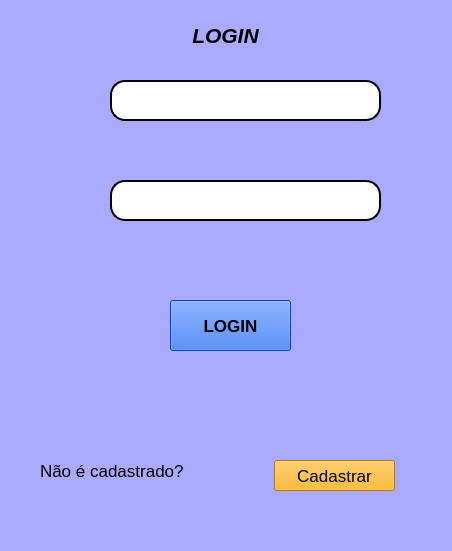
<?xml version="1.0" encoding="UTF-8"?>
<ui version="4.0">
 <class>MainWindow</class>
 <widget class="QMainWindow" name="MainWindow">
  <property name="geometry">
   <rect>
    <x>0</x>
    <y>0</y>
    <width>452</width>
    <height>551</height>
   </rect>
  </property>
  <property name="windowTitle">
   <string>MainWindow</string>
  </property>
  <property name="styleSheet">
   <string notr="true">background-color: rgb(170, 170, 255);</string>
  </property>
  <widget class="QWidget" name="centralwidget">
   <widget class="QPushButton" name="pushButton">
    <property name="geometry">
     <rect>
      <x>170</x>
      <y>300</y>
      <width>121</width>
      <height>51</height>
     </rect>
    </property>
    <property name="font">
     <font>
      <pointsize>13</pointsize>
      <weight>75</weight>
      <bold>true</bold>
     </font>
    </property>
    <property name="styleSheet">
     <string notr="true">background-color: rgb(0, 85, 255);</string>
    </property>
    <property name="text">
     <string>LOGIN</string>
    </property>
   </widget>
   <widget class="QLineEdit" name="lineEdit">
    <property name="geometry">
     <rect>
      <x>110</x>
      <y>80</y>
      <width>271</width>
      <height>41</height>
     </rect>
    </property>
    <property name="font">
     <font>
      <pointsize>15</pointsize>
      <weight>75</weight>
      <bold>true</bold>
     </font>
    </property>
    <property name="styleSheet">
     <string notr="true">background-color: rgb(255, 255, 255);
border-radius: 15px;
border-style: outset;
border-width: 2px;</string>
    </property>
   </widget>
   <widget class="QLineEdit" name="lineEdit_2">
    <property name="geometry">
     <rect>
      <x>110</x>
      <y>180</y>
      <width>271</width>
      <height>41</height>
     </rect>
    </property>
    <property name="styleSheet">
     <string notr="true">background-color: rgb(255, 255, 255);
border-radius: 15px;
border-style: outset;
border-width: 2px;</string>
    </property>
   </widget>
   <widget class="QLabel" name="label">
    <property name="geometry">
     <rect>
      <x>40</x>
      <y>460</y>
      <width>181</width>
      <height>21</height>
     </rect>
    </property>
    <property name="font">
     <font>
      <pointsize>13</pointsize>
     </font>
    </property>
    <property name="text">
     <string>Não é cadastrado?</string>
    </property>
   </widget>
   <widget class="QPushButton" name="pushButton_2">
    <property name="geometry">
     <rect>
      <x>274</x>
      <y>460</y>
      <width>121</width>
      <height>31</height>
     </rect>
    </property>
    <property name="font">
     <font>
      <pointsize>13</pointsize>
     </font>
    </property>
    <property name="styleSheet">
     <string notr="true">background-color: rgb(255, 170, 0);</string>
    </property>
    <property name="text">
     <string>Cadastrar</string>
    </property>
   </widget>
   <widget class="QLabel" name="label_2">
    <property name="geometry">
     <rect>
      <x>80</x>
      <y>80</y>
      <width>41</width>
      <height>31</height>
     </rect>
    </property>
    <property name="text">
     <string/>
    </property>
    <property name="pixmap">
     <pixmap>usuario.png</pixmap>
    </property>
   </widget>
   <widget class="QLabel" name="label_3">
    <property name="geometry">
     <rect>
      <x>70</x>
      <y>180</y>
      <width>51</width>
      <height>41</height>
     </rect>
    </property>
    <property name="text">
     <string/>
    </property>
    <property name="pixmap">
     <pixmap>cadeado.png</pixmap>
    </property>
   </widget>
   <widget class="QLabel" name="label_4">
    <property name="geometry">
     <rect>
      <x>120</x>
      <y>250</y>
      <width>241</width>
      <height>31</height>
     </rect>
    </property>
    <property name="font">
     <font>
      <pointsize>13</pointsize>
     </font>
    </property>
    <property name="styleSheet">
     <string notr="true">color: rgb(255, 255, 127);</string>
    </property>
    <property name="text">
     <string/>
    </property>
   </widget>
   <widget class="QLabel" name="labelTitulo">
    <property name="geometry">
     <rect>
      <x>0</x>
      <y>10</y>
      <width>451</width>
      <height>51</height>
     </rect>
    </property>
    <property name="text">
     <string>&lt;html&gt;&lt;head/&gt;&lt;body&gt;&lt;p align=&quot;center&quot;&gt;&lt;span style=&quot; font-size:16pt; font-weight:600; font-style:italic;&quot;&gt;LOGIN&lt;/span&gt;&lt;/p&gt;&lt;/body&gt;&lt;/html&gt;</string>
    </property>
   </widget>
   <zorder>label_3</zorder>
   <zorder>label_2</zorder>
   <zorder>pushButton</zorder>
   <zorder>lineEdit</zorder>
   <zorder>lineEdit_2</zorder>
   <zorder>label</zorder>
   <zorder>pushButton_2</zorder>
   <zorder>label_4</zorder>
   <zorder>labelTitulo</zorder>
  </widget>
  <widget class="QStatusBar" name="statusbar"/>
 </widget>
 <resources/>
 <connections/>
</ui>
